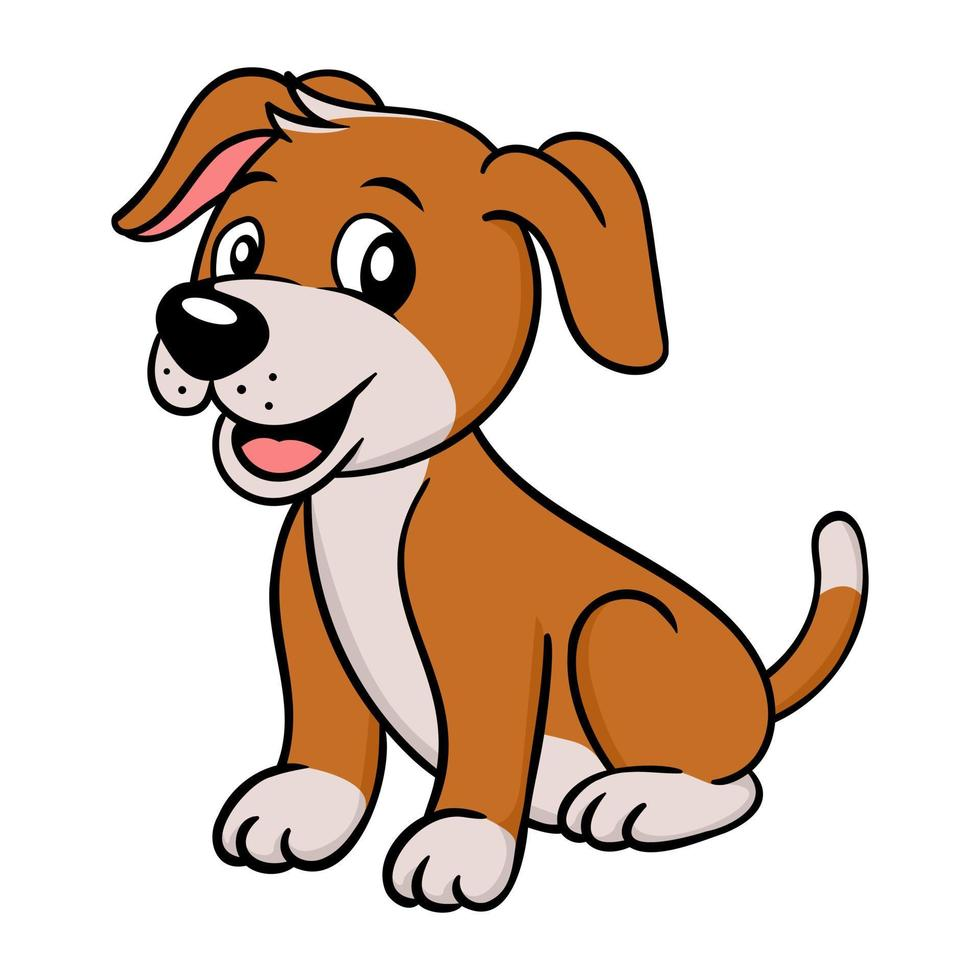
#> input picture Machine_Learning/OpenCV/Lecture-1/dog.jpg, 980 x 980 px, found by its file name
$ jupyter execute Basics.ipynb
#> lines starting #> are read from the running program, lines starting #| are printed output that depends on the picture
[cell 1]
import cv2 as cv

[cell 2]
img = cv.imread("/Users/sakshamchauhan/Downloads/Machine-Learning/Machine_Learning/OpenCV/Lecture-1/dog.jpg")
#> img is the input picture: shape (980, 980, 3); mean B, G, R 192.8, 205.7, 223.5
# USING Function
new_img = cv.cvtColor(img,cv.COLOR_BGR2RGB)
# USING numpy
new = img[:,:,::-1]
# Gray
gray = cv.cvtColor(img,cv.COLOR_BGR2GRAY)
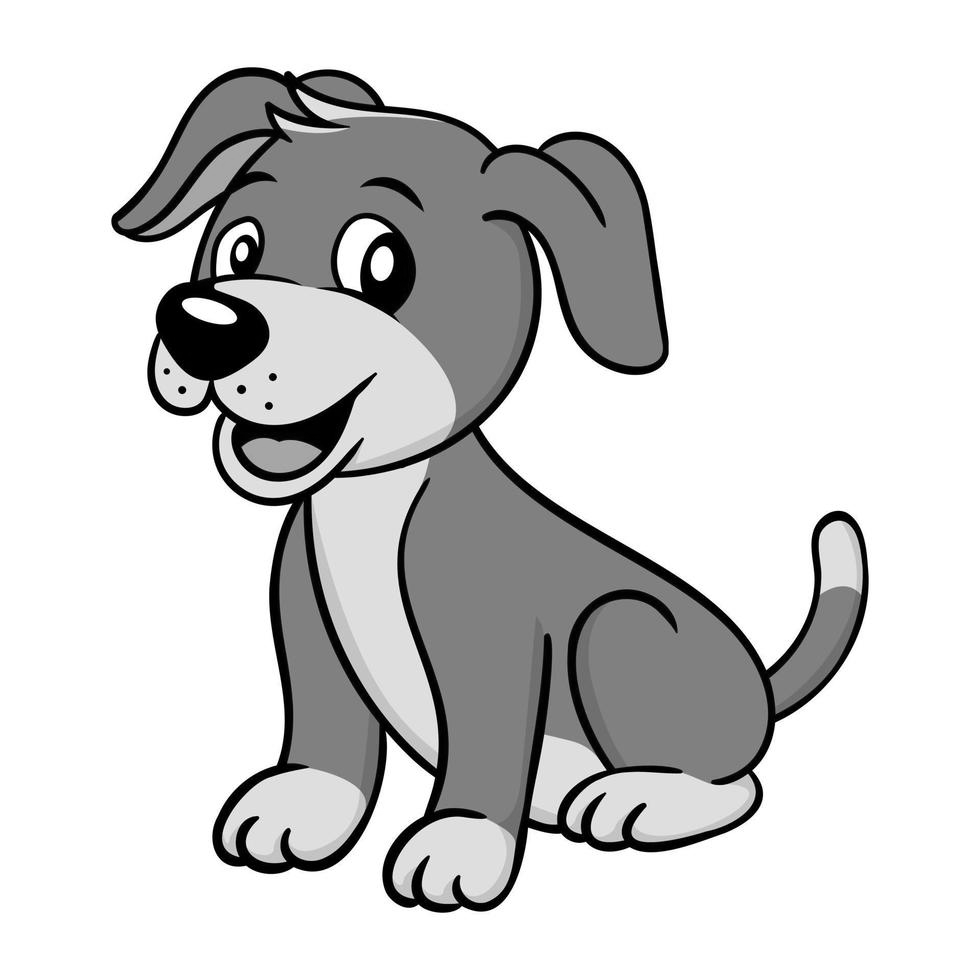
#> gray: shape (980, 980); min 0, max 255, mean 209.5

[cell 3]
print(img.shape)
#| (980, 980, 3)
